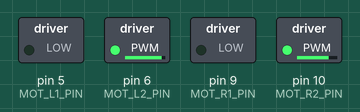
Recording of a sketch running on a simulated Arduino Uno, built with avr-gcc and run on an emulated ATmega328P. Parts: switched loads named in the sketch (green lamp = pin HIGH). What the sketch prints to the serial monitor is not drawn.

Above: at 0.1 s.
Timing chart, 0 to 1.6 s (numbered marks = the images above):
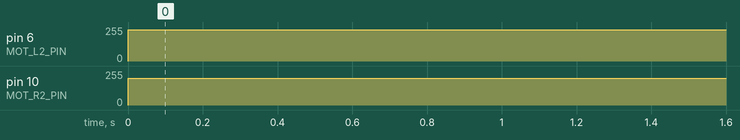

Measured:
- by itself, pin 6 (MOT_L2_PIN): 0/255 → 233/255 at 0.00 s
- by itself, pin 10 (MOT_R2_PIN): 0/255 → 200/255 at 0.00 s

The sketch:

motor-test-group2.ino
```cpp
//C code on Arduino UNO
#define MOT_L1_PIN 5  //Connected to IN2 pin to the servos
#define MOT_L2_PIN 6  //Connected to IN1 pin to the servos
#define MOT_R1_PIN 9  //Connected to IN3 pin to the servos
#define MOT_R2_PIN 10 //Connected to IN4 pin to the servos
#define ONTIME 1500

int leftServoSpeed = 233;
int rightServoSpeed = 200;

void setup() {
  pinMode(MOT_L1_PIN, OUTPUT);
  pinMode(MOT_L2_PIN, OUTPUT);
  pinMode(MOT_R1_PIN, OUTPUT);
  pinMode(MOT_R2_PIN, OUTPUT);

  digitalWrite(MOT_L1_PIN, LOW);
  digitalWrite(MOT_L2_PIN, LOW);
  digitalWrite(MOT_R1_PIN, LOW);
  digitalWrite(MOT_R2_PIN, LOW);

  Serial.begin(9600);
}

void set_motor_pwm(int pwm, int IN1_PIN, int IN2_PIN)
{
  if (pwm < 0) {  // reverse speeds
    analogWrite(IN1_PIN, -pwm);
    digitalWrite(IN2_PIN, LOW);

  } else { // stop or forward
    digitalWrite(IN1_PIN, LOW);
    analogWrite(IN2_PIN, pwm);
  }
}

void set_motor_currents(int pwm_A, int pwm_B)
{
  set_motor_pwm(pwm_A, MOT_L1_PIN, MOT_L2_PIN);
  set_motor_pwm(pwm_B, MOT_R1_PIN, MOT_R2_PIN);

  // Print a status message to the console.
  Serial.print("Set motor A PWM = ");
  Serial.print(pwm_A);
  Serial.print(" motor B PWM = ");
  Serial.println(pwm_B);
}

void spin_and_wait(int pwm_A, int pwm_B, int duration)
{
  set_motor_currents(pwm_A, pwm_B);
  delay(duration);
}

void loop()
{
  set_motor_currents(leftServoSpeed, rightServoSpeed); // sets speed of motors to value entered above for 0.5 sec and keeps repeating
}
```
